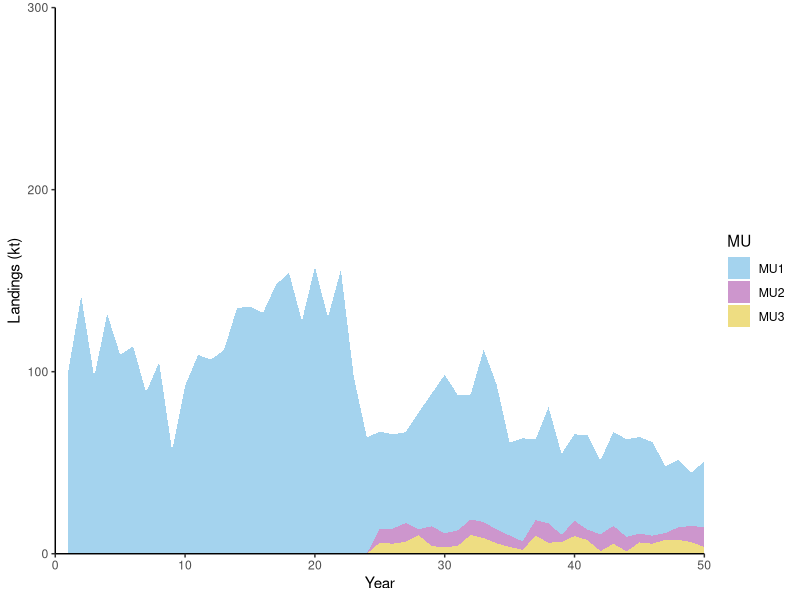
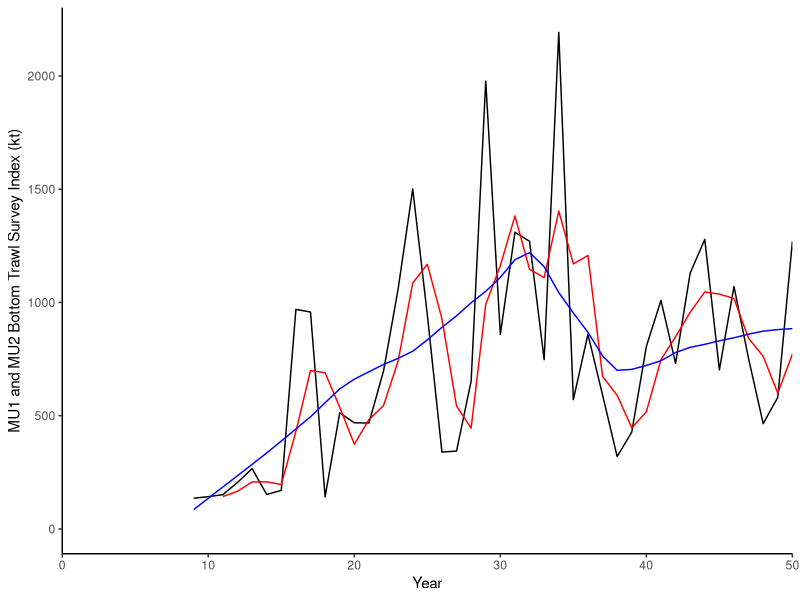
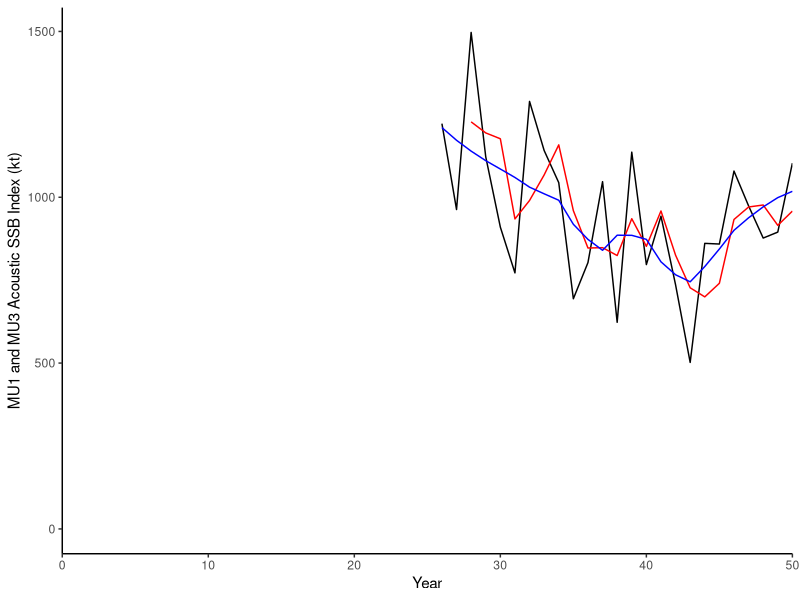
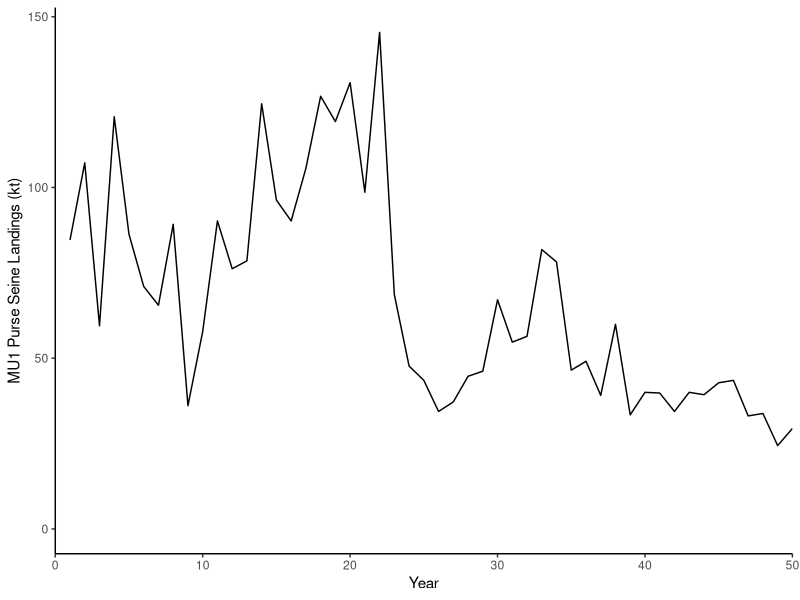
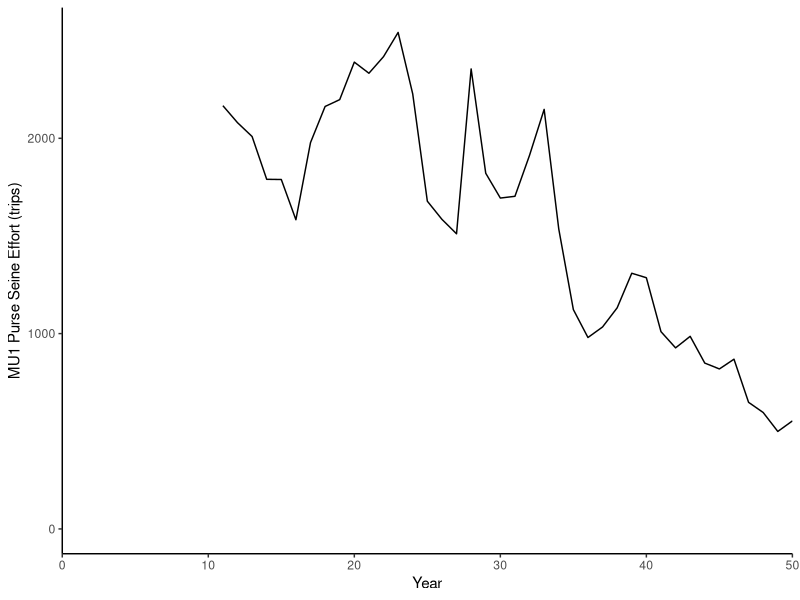
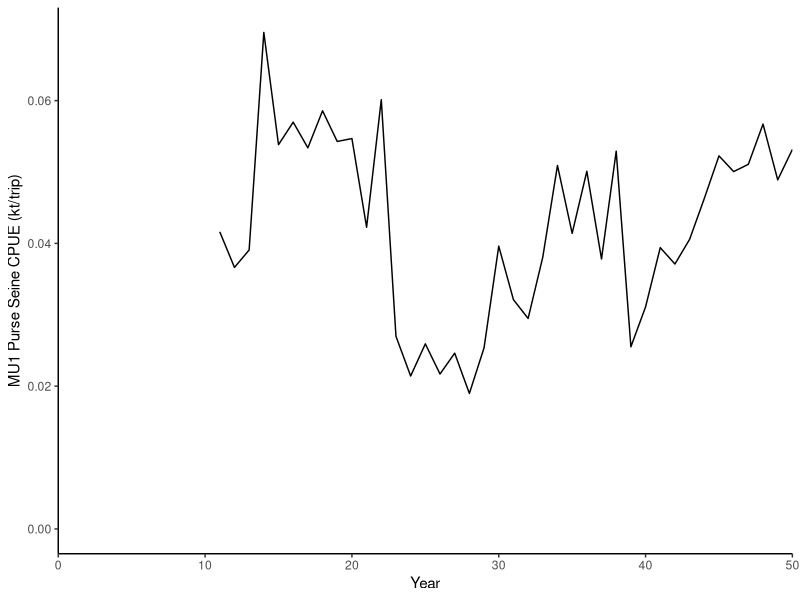
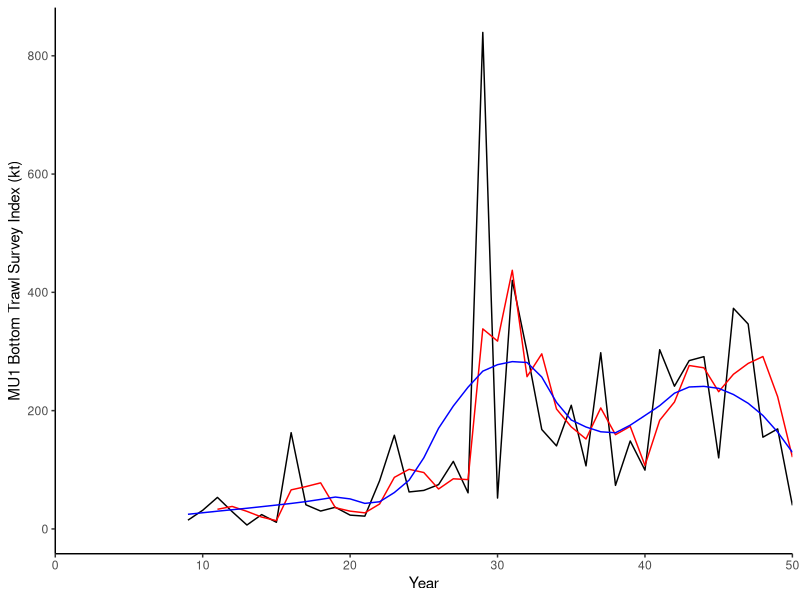
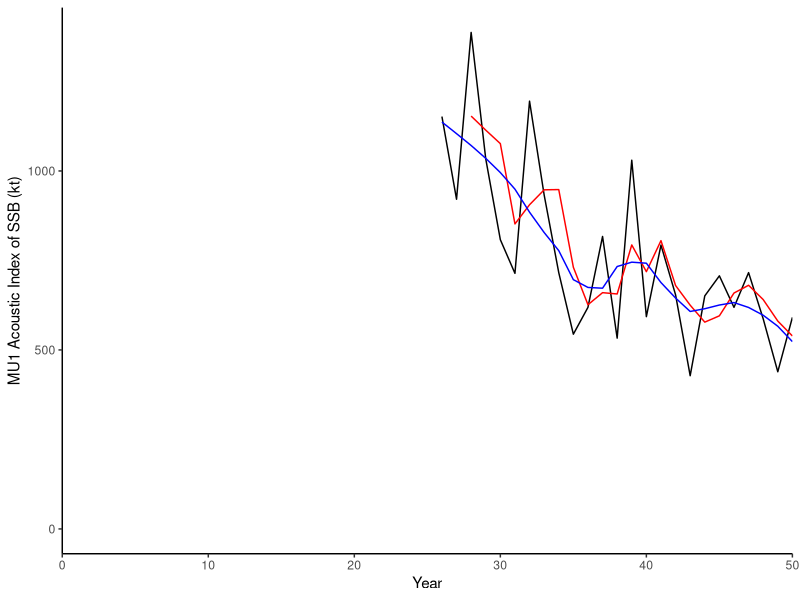

Write R code to recreate these figures, in order.
## ---- chunk 1
  knitr::opts_chunk$set(collapse = TRUE, echo = FALSE, message = FALSE,warning = FALSE,
  fig.width = 4, fig.height = 3, comment = "#>")
  library(kableExtra)
  library(ggplot2)
## ---- chunk 2
library(ggplot2)
L <- read.csv("ex1_landings.csv")
D <- read.csv("ex1_indices.csv")
D$CPUE <- (D$PS_Catch_MU1)/D$PS_Effort
ggplot() + geom_area(data=L, mapping=aes(y=Landings_kt,x=Year,fill=MU)) +
  theme_classic() + labs(x='Year', y="Landings (kt)") +
  scale_x_continuous(limits = c(0,50), expand = c(0, 0)) +
  scale_y_continuous(limits = c(0,300), expand = c(0, 0)) +
  scale_fill_manual(values=c("lightskyblue2","plum3","lightgoldenrod"))
## ---- chunk 3
#MU1 and MU2 Bottom trawl survey
D$MA_1 <- NA
D$MA_1[11:50] <- apply(cbind(D$BT_Index_MU1_2[D$Year%in%11:50],
                                                  D$BT_Index_MU1_2[D$Year%in%10:49],
                                                  D$BT_Index_MU1_2[D$Year%in%9:48]),1,mean)

#Add loess smoother (example span = 0.5)
lsmooth1 <- loess(BT_Index_MU1_2 ~ Year,data=D,span=0.5)  
D$lowess1 <- NA
D$lowess1[D$Year%in%9:50] <- predict(lsmooth1)

ggplot(D[!is.na(D$BT_Index_MU1_2),]) + geom_path(mapping=aes(y=BT_Index_MU1_2,x=Year)) + theme_classic() + labs(x="Year", y="MU1 and MU2 Bottom Trawl Survey Index (kt)") + expand_limits(y=0,x=50) +
  scale_x_continuous(limits = c(0,50), expand = c(0, 0)) +
  geom_path(data=D[!is.na(D$MA_1),],mapping=aes(y=MA_1,x=Year),color="red") +
  geom_path(data=D[!is.na(D$lowess1),],mapping=aes(y=lowess1,x=Year),color="blue") 

## ---- chunk 4
#MU1 and MU3 Acoustic survey
D$MA_2 <- NA
D$MA_2[28:50] <- apply(cbind(D$Ac_Index_MU1_3[D$Year%in%28:50],
                             D$Ac_Index_MU1_3[D$Year%in%27:49],
                             D$Ac_Index_MU1_3[D$Year%in%26:48]),1,mean)

#Add loess smoother (example span = 0.5)
lsmooth2 <- loess(Ac_Index_MU1_3 ~ Year,data=D,span=0.5)  
D$lowess2 <- NA
D$lowess2[D$Year%in%26:50] <- predict(lsmooth2)

ggplot(D[!is.na(D$Ac_Index_MU1_3),]) + geom_path(mapping=aes(y=Ac_Index_MU1_3,x=Year)) + theme_classic() + labs(x="Year", y="MU1 and MU3 Acoustic SSB Index (kt)") + expand_limits(y=0,x=50) +
  scale_x_continuous(limits = c(0,50), expand = c(0, 0)) +
  geom_path(data=D[!is.na(D$MA_2),],mapping=aes(y=MA_2,x=Year),color="red") +
  geom_path(data=D[!is.na(D$lowess2),],mapping=aes(y=lowess2,x=Year),color="blue") 

## ---- chunk 5
ggplot(D[!(is.na(D$PS_Catch_MU1)),],aes(y=PS_Catch_MU1,x=Year)) + geom_path() +
    scale_x_continuous(limits = c(0,50), expand = c(0, 0)) +
    theme_classic() + labs(x='Year', y="MU1 Purse Seine Landings (kt)") + expand_limits(y=0)

## ---- chunk 6
ggplot(D[!(is.na(D$PS_Effort_MU1)),],aes(y=PS_Effort_MU1,x=Year)) + geom_path() +
    scale_x_continuous(limits = c(0,50), expand = c(0, 0)) +
    theme_classic() + labs(x='Year', y="MU1 Purse Seine Effort (trips)") + expand_limits(y=0)

## ---- chunk 7
ggplot(D[!(is.na(D$CPUE)),],aes(y=CPUE,x=Year)) + geom_path() +
    scale_x_continuous(limits = c(0,50), expand = c(0, 0)) +
    theme_classic() + labs(x='Year', y="MU1 Purse Seine CPUE (kt/trip)") + expand_limits(y=0)
## ---- chunk 8
#MU1 Bottom trawl survey
D$MA_3 <- NA
D$MA_3[11:50] <- apply(cbind(D$BT_Index_MU1[D$Year%in%11:50],
                                                  D$BT_Index_MU1[D$Year%in%10:49],
                                                  D$BT_Index_MU1[D$Year%in%9:48]),1,mean)

#Add loess smoother (example span = 0.5)
lsmooth3 <- loess(BT_Index_MU1 ~ Year,data=D,span=0.5)  
D$lowess3 <- NA
D$lowess3[D$Year%in%9:50] <- predict(lsmooth3)

ggplot(D[!is.na(D$BT_Index_MU1),]) + geom_path(mapping=aes(y=BT_Index_MU1,x=Year)) + theme_classic() + labs(x="Year", y="MU1 Bottom Trawl Survey Index (kt)") + expand_limits(y=0,x=50) +
    scale_x_continuous(limits = c(0,50), expand = c(0, 0)) +
    geom_path(data=D[!is.na(D$MA_3),],mapping=aes(y=MA_3,x=Year),color="red") +
  geom_path(data=D[!is.na(D$lowess3),],mapping=aes(y=lowess3,x=Year),color="blue") 
## ---- chunk 9
#MU1 acoustic survey
D$MA_4 <- NA
D$MA_4[28:50] <- apply(cbind(D$Ac_Index_MU1[D$Year%in%28:50],
                                                  D$Ac_Index_MU1[D$Year%in%27:49],
                                                  D$Ac_Index_MU1[D$Year%in%26:48]),1,mean)

#Add loess smoother (example span = 0.5)
lsmooth4 <- loess(Ac_Index_MU1 ~ Year,data=D,span=0.5)  
D$lowess4 <- NA
D$lowess4[D$Year%in%26:50] <- predict(lsmooth4)

ggplot(D[!is.na(D$Ac_Index_MU1),]) + geom_path(mapping=aes(y=Ac_Index_MU1,x=Year)) + theme_classic() + labs(x="Year", y="MU1 Acoustic Index of SSB (kt)") + expand_limits(y=0,x=50) +
    scale_x_continuous(limits = c(0,50), expand = c(0, 0)) +
    geom_path(data=D[!is.na(D$MA_4),],mapping=aes(y=MA_4,x=Year),color="red") +
  geom_path(data=D[!is.na(D$lowess4),],mapping=aes(y=lowess4,x=Year),color="blue") 
  
